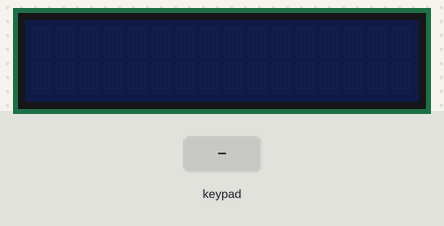
A sketch run on a simulated Arduino Uno, built with avr-gcc and run on an emulated ATmega328P. On the bench: 16×2 character LCD. Inputs (shaded band) come from the test bench.

Above: at 1.2 s.
1.3 s: keypad keys 1 3 9 7 2 pressed 0.4 s apart
At 3.3 s:
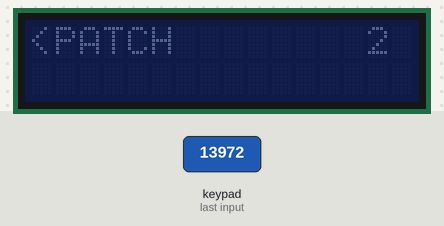
4.8 s: key 'B' pressed
At 6.0 s:
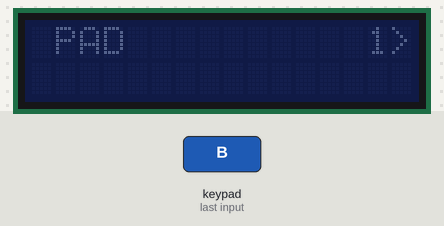
6.3 s: key '2' pressed
At 7.1 s:
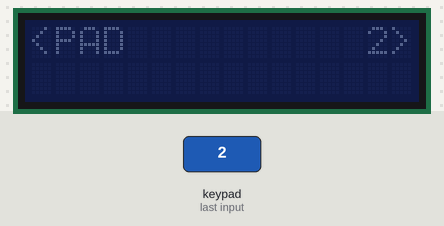
7.8 s: key 'B' pressed
At 8.2 s:
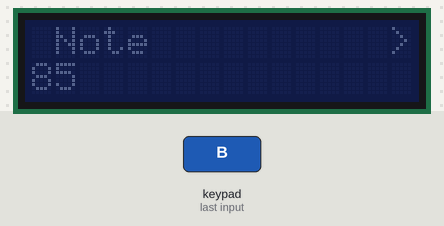
9.3 s: keypad keys 7 6 5 4 pressed 0.4 s apart
At 11.7 s:
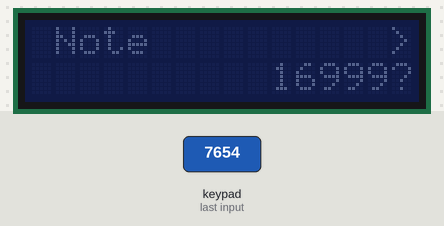
12.4 s: keypad keys 1 3 9 7 2 # pressed 0.4 s apart
At 14.3 s:
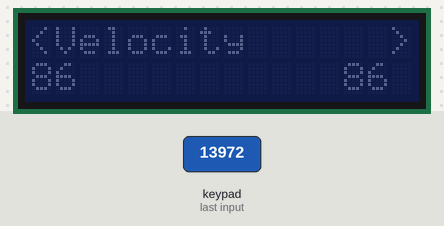
Timing chart, 0 to 15.8 s (numbered marks = the images above; inputs shaded):
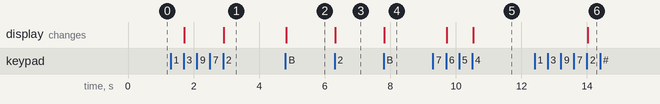

Measured:
- after the input at 1.3 s, the display: first changes after 0.42 s (image 1 shows a later state)
- after the input at 4.8 s, the display: changes at once (image 2)
- after the input at 6.3 s, the display: changes at once (image 3)
- after the input at 7.8 s, the display: changes at once (image 4)
- after the input at 9.3 s, the display: first changes after 0.42 s (image 5 shows a later state)
- after the input at 12.4 s, the display: changes after 1.6 s (image 6)

The sketch:

LCD_Menu3_PadsPatches.ino
```cpp
/*
 Name:		LCD_Menu3_PadsPatches.ino
 Created:	13-Feb-21 10:32:13 PM
 Author:	BumbleBee

 Description: Access Menus for Patches and Pads (in SRAM)
*/


//LCD and Keypad Libraries
#include <LiquidCrystal_I2C.h>
#include <Wire.h>
#include <string.h>
#include <Keypad.h>
#include <Key.h>
#include <stdlib.h>


//KEYPAD
const byte ROWS = 4; //four rows
const byte COLS = 4; //three columns
char keys[ROWS][COLS] = {
  {'1','2','3','A'},
  {'4','5','6','B'},
  {'7','8','9','C'},
  {'*','0','#','D'}
};

byte rowPins[ROWS] = { 7,6,5,4 }; //connect to the row pinouts of the keypad
byte colPins[COLS] = { 11, 10, 9,8 }; //connect to the column pinouts of the keypad

Keypad keypad = Keypad(makeKeymap(keys), rowPins, colPins, ROWS, COLS);


//LCD
LiquidCrystal_I2C lcd(0x27, 16, 2);  // set the LCD address to 0x27 for a 16 chars and 2 line display

int current_patch = 0;
int current_pad = 0;
int current_setting = 0;

#define MAX_PADS 8
#define MAX_PATCHES 2
#define MAX_SETTINGS 4


char* title[MAX_SETTINGS] = { "Note",	"Velocity",	"Sensitivity%",	"PitchBend", };

//holds the max and min values for settings
int variables[2][MAX_SETTINGS] = {
	//page1		page2	page3	page4
	{0,		0,		0,		0		},	//min (17000 for do not print)
	{127,	127,	100,	16383	}	//max (17000 for do not print)
};

//master MATRIX - holds 'patches'
int master[MAX_PATCHES][MAX_PADS][MAX_SETTINGS];

//running variables - while code is running
int tmp = 17000;
bool question_mark;

int current_level;
int current_page;
int current_page_max;
char* current_page_title = "BLANK";

int lcd_print(char* to_print, int col, int row, bool clear) {
	//prints to_print to LCD.
	//col: 1-16
	//row: 1-2
	//to_print: must be <=16 characters
	if (strlen(to_print) > 16) {
		lcd.clear();
		lcd.setCursor(0, 0);
		lcd.print("LEN > 16 ERROR");
		return 1;
	}
	if (col > 16 || col < 1) {
		lcd.clear();
		lcd.setCursor(0, 0);
		lcd.print("COL ERROR");
		lcd.setCursor(0, 1);
		lcd.print(to_print);
		return 1;
	}

	if (row > 2 || row < 1) {
		lcd.clear();
		lcd.setCursor(0, 0);
		lcd.print("ROW ERROR");
		lcd.setCursor(0, 1);
		lcd.print(to_print);
		return 1;
	}

	if (clear == true)  lcd.clear();

	lcd.setCursor(col - 1, row - 1);
	lcd.print(to_print);
	return 0;
}

int lcd_print_int(int to_print_int, int col, int row, bool clear, bool questionmark) {
	//prints to_print to LCD.
	//col: 1-16
	//row: 1-2
	//to_print: must be <=16 characters
	char buffer[16]; //to store converted int to string
	itoa(to_print_int, buffer, 10); //10 - base (DECIMAL)

	if (strlen(buffer) > 8) {
		lcd.clear();
		lcd.setCursor(0, 0);
		lcd.print("LEN > 8 ERROR");
		return 1;
	}

	//DO NOT PRINT CONDITION
	if (strcmp(buffer, "17000") == 0) return 0;

	if (row > 2 || row < 1) {
		lcd.clear();
		lcd.setCursor(0, 0);
		lcd.print("ROW ERROR");
		lcd.setCursor(0, 1);
		lcd.print(buffer);
		return 1;
	}

	if (col > 17 || col < 0) {
		lcd.clear();
		lcd.setCursor(0, 0);
		lcd.print("COL ERROR");
		lcd.setCursor(0, 1);
		lcd.print(buffer);
		return 1;
	}
	else if (col == 0) { //left align
		col = 1;
	}

	else if (col == 17) {//right align
		col = 16 - strlen(buffer);
	}
	//if (questionmark == true) col--; //move to left 1 space for question mark

	if (clear == true)  lcd.clear();

	lcd.setCursor(col - 1, row - 1);
	lcd.print(buffer);

	if (questionmark == true) {
		lcd.setCursor(16 - 1, row - 1);
		lcd.print("?");
	}

	return 0;
}

int lcd_print_title(int level, int page, int page_max) {
	lcd.clear();
	char* buffer;
	//print arrows
	if (page != page_max - 1) {
		lcd.setCursor(15, 0);
		lcd.print(">");
	}
	if (page != 0) {
		lcd.setCursor(0, 0);
		lcd.print("<");
	}
	if (level != 2) { //print page number
		lcd.setCursor(14, 0);
		lcd.print(page+1);
	}
	//print title
	if (level == 0) {
		lcd.setCursor(1, 0); //PRINTS TITLE
		lcd.print("PATCH");// buffer
	}
	else if (level == 1) {
		lcd.setCursor(1, 0); //PRINTS TITLE
		lcd.print("PAD");// buffer

	}
	else if (level == 2){
		lcd.setCursor(1, 0); //PRINTS TITLE
		lcd.print(title[page]);// buffer
	}

}

int navigator() {
	//search for Keypad Input
	char key = keypad.getKey();
	if (key != NO_KEY) {
		if (key == '1') { //LEFT
			if (current_page <= 0) return;
			current_page--;

			//current_page <= 0 ? current_page = 0 : current_page--;
			if (current_level == 2) tmp = master[current_patch][current_pad][current_page];
		}
		else if (key == '2') { //RIGHT
			if (current_page >= current_page_max - 1) return;
			current_page++;
			//current_page >= current_page_max - 1 ? current_page = current_page_max - 1 : current_page++;
			if (current_level == 2) tmp = master[current_patch][current_pad][current_page];
		}

		else if (key == '4') { //Subtract
			if (current_level == 2) {
				tmp > variables[0][current_page] ? tmp-- : tmp;
			}
		}
		else if (key == '5') { //Add
			if (current_level == 2) {
				tmp < variables[1][current_page] ? tmp++ : tmp;
			}
		}
		else if (key == '6') { //Save
			if (current_level == 2){
			master[current_patch][current_pad][current_page] = tmp;
			}
		}
		else if (key == 'B') { //select
			if (current_level >= 2) return;
			current_page_max = get_current_page_max(++current_level);

			if (current_level == 1) current_patch = current_page;
			if (current_level == 2) current_pad = current_page;
			current_page = 0;
		}
		else if (key == 'A') { //back
			if (current_level <= 0) return;
			current_page_max = get_current_page_max(--current_level);
			if (current_level == 0) current_page = current_patch;
			if (current_level == 1) current_page = current_pad;
		}

		lcd_print_title(current_level, current_page, current_page_max);

		if (current_level == 2) {
			tmp != master[current_patch][current_pad][current_page] ? question_mark = true : question_mark = false;

			//lcd_print(title[current_page], 1, 1, true);
			lcd_print_int(master[current_patch][current_pad][current_page], 0, 2, false, false); //actual value on left
			lcd_print_int(tmp, 17, 2, false, question_mark); //tmp on right
		}


	}
}

int get_current_page_max(int current_level) {
	if (current_level == 0) return MAX_PATCHES;
	if (current_level == 1) return MAX_PADS;
	if (current_level == 2) return MAX_SETTINGS;
	return 0;
}

char* get_title(int current_level) {
	if (current_level == 0) return "PATCH";
	if (current_level == 1) return "PAD";
	if (current_level == 2) return title[current_setting];
}

void setup() {
	lcd.init();
	lcd.noBacklight();

	//hard coding test settings
	master[0][0][0] = 46;
	master[0][0][1] = 27;
	master[0][0][2] = 50;
	master[0][0][3] = 8000;
	master[0][1][0] = 69;
	master[0][1][1] = 70;
	master[0][1][2] = 75;
	master[0][1][3] = 6000;
	master[1][1][0] = 85;
	master[1][1][1] = 86;
	master[1][1][2] = 87;
	master[1][1][3] = 5000;

	current_level = 0;
	current_page = 0;
	current_page_max = get_current_page_max(current_level);

	//lcd_print_title(current_level, current_page, current_page_max);

	//lcd_print(get_title(current_level), 1, 1, true);
	//lcd_print_int(master[0][0][current_setting], 0, 2, false, false); //actual value on left
	//lcd_print_int(tmp, 17, 2, false, question_mark); //tmp on right
}


// the loop function runs over and over again until power down or reset
void loop() {
	navigator();
	delay(10);
	/*
	lcd_print_title(current_level, current_page, current_page_max);
	delay(1000);
	current_level++;
	current_page++;*/

}
```
